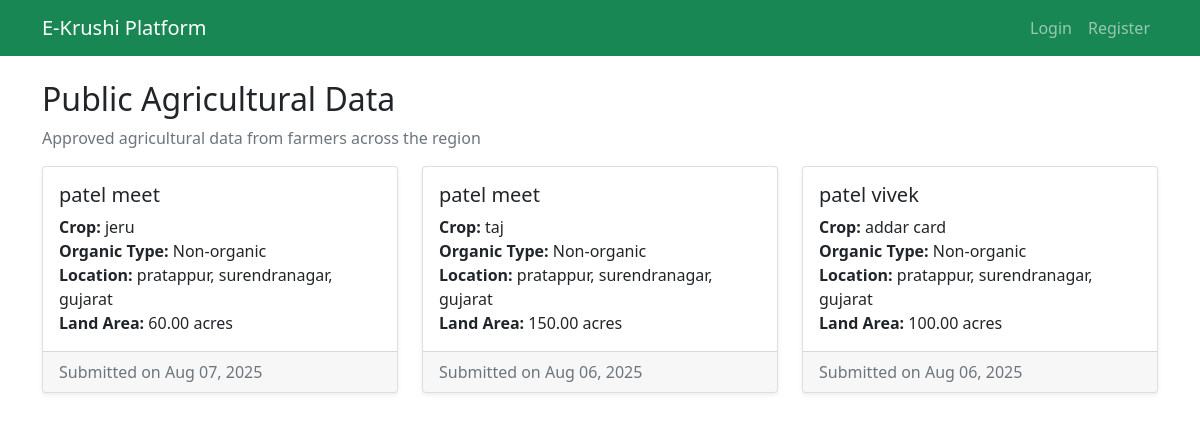
The page /public-data/ on the database its author committed.
### krushi_app/models.py (models this page shows, shortened)
class FarmerData(models.Model):
    user = models.ForeignKey(User, on_delete=models.CASCADE)
    farmer_name = models.CharField(max_length=100)
    phone_number = models.CharField(max_length=15)
    village = models.CharField(max_length=100)
    district = models.CharField(max_length=100)
    state = models.CharField(max_length=100)
    farm_id = models.CharField(max_length=50, unique=True)
    owner = models.CharField(max_length=100)
    water_source = models.CharField(max_length=20, choices=[('Canal', 'Canal'), ('Borewell', 'Borewell'), ('Rain-fed', 'Rain-fed'), ('Drip farming', 'Drip farming')])
    irrigation_type = models.CharField(max_length=50)
    organic_type = models.CharField(max_length=15, choices=[('Organic', 'Organic'), ('Non-organic', 'Non-organic')])
    aadhaar_number = models.CharField(max_length=12, unique=True, null=True, blank=True)
    aadhaar_image = models.ImageField(upload_to='aadhaar_images/', null=True, blank=True)
    crop_type = models.CharField(max_length=100)
    land_area = models.DecimalField(max_digits=10, decimal_places=2)
    created_at = models.DateTimeField(auto_now_add=True)
    updated_at = models.DateTimeField(auto_now=True)
    is_approved = models.BooleanField(default=False)
    class Meta:
        ordering = ['-created_at']

### krushi_app/views.py (the view)
# urls.py: path('public-data/', views.public_data, name='public_data'),
def public_data(request):
    approved_data = FarmerData.objects.filter(is_approved=True)
    paginator = Paginator(approved_data, 12)
    page_number = request.GET.get('page')
    page_obj = paginator.get_page(page_number)
    return render(request, 'public_data.html', {'page_obj': page_obj})

### templates/public_data.html (shortened to what this page needs)
{% extends 'base.html' %}
{% block content %}
<h2>Public Agricultural Data</h2>
<p class="text-muted">Approved agricultural data from farmers across the region</p>
<div class="row">
    {% for data in page_obj %}
        <div class="col-md-4 mb-4">
            <div class="card">
                <div class="card-body">
                    <h5 class="card-title">{{ data.farmer_name }}</h5>
                    <p class="card-text">
                        <strong>Crop:</strong> {{ data.crop_type }}<br>
                        <strong>Organic Type:</strong> {{ data.organic_type }}<br>
                        <strong>Location:</strong> {{ data.village }}, {{ data.district }}, {{ data.state }}<br>
                        <strong>Land Area:</strong> {{ data.land_area }} acres
                    </p>
                </div>
                <div class="card-footer text-muted">
                    Submitted on {{ data.created_at|date:"M d, Y" }}
                </div>
            </div>
        </div>
    {% endfor %}
</div>
{% endblock %}

### templates/base.html (style rules this page uses)
.card { box-shadow: 0 0.125rem 0.25rem rgba(0, 0, 0, 0.075); }

### rows shown on the page
FarmerData: farmer_name "patel meet", crop_type "jeru", organic_type "Non-organic", village "pratappur", district "surendranagar", state "gujarat", land_area "60.00", created_at "Aug 07, 2025"
FarmerData: farmer_name "patel meet", crop_type "taj", organic_type "Non-organic", village "pratappur", district "surendranagar", state "gujarat", land_area "150.00", created_at "Aug 06, 2025"
FarmerData: farmer_name "patel vivek", crop_type "addar card", organic_type "Non-organic", village "pratappur", district "surendranagar", state "gujarat", land_area "100.00", created_at "Aug 06, 2025"
